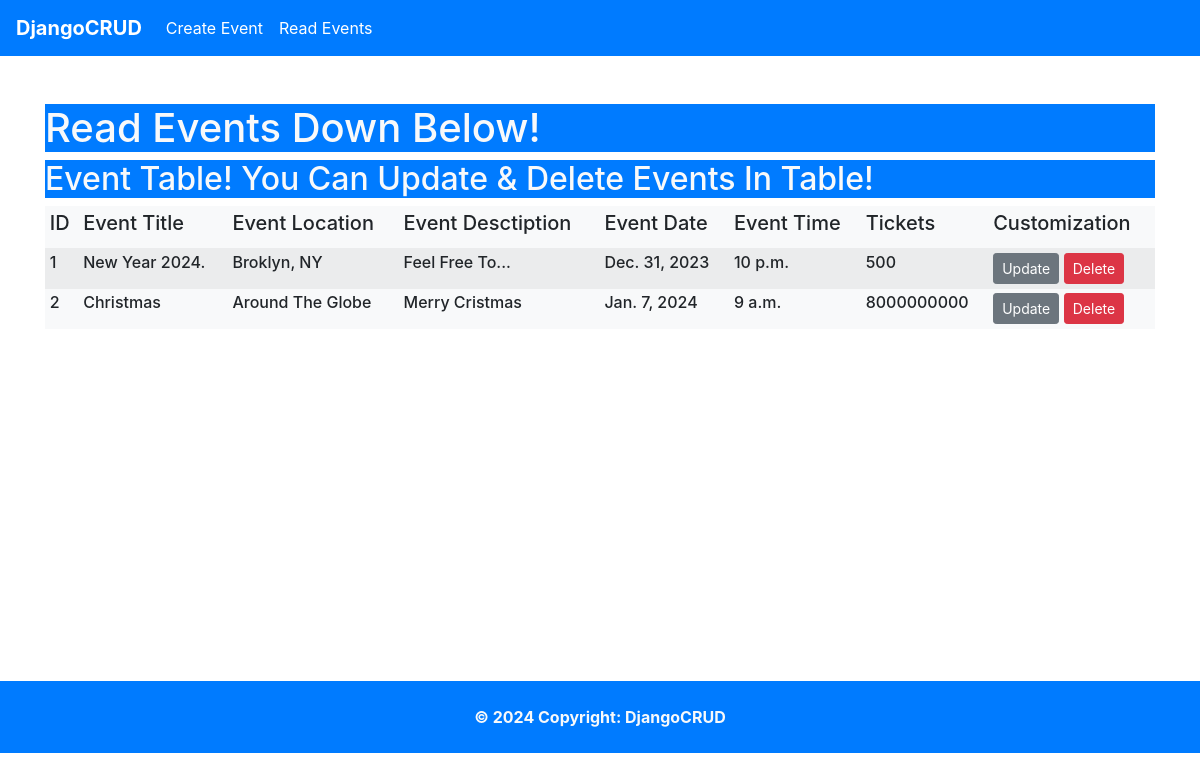
Before: /read_event with the older database file.
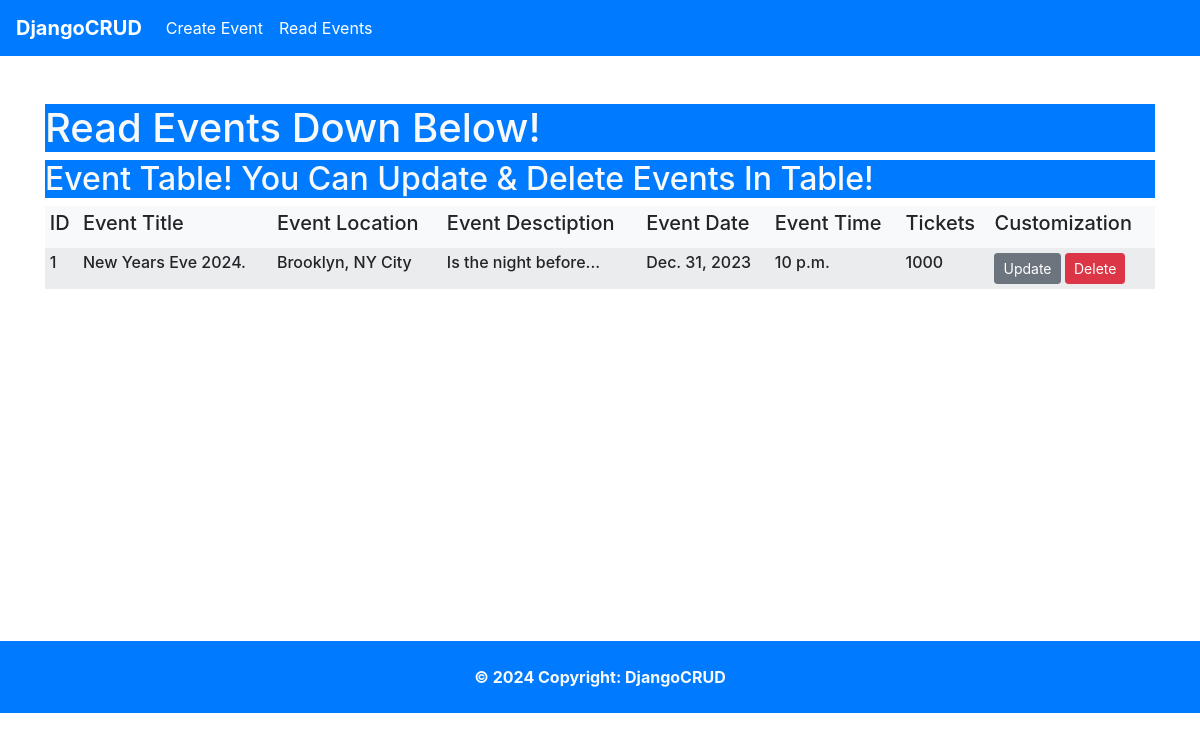
After: the same page with the newer database file.
### app/models.py (models this page shows, shortened)
class Event(models.Model):
	title = models.CharField(max_length=20)
	location = models.CharField(max_length=20)
	description = models.TextField(max_length=25)
	date = models.DateField(max_length=15)
	time = models.TimeField(max_length=15)
	tickets = models.IntegerField()

### app/views.py (the view)
# urls.py: path("read_event", views.read_event, name="read_event"),
def read_event(request):
	event = Event.objects.all()
	return render(request, "read_event.html", {"event": event})

### app/templates/read_event.html (shortened to what this page needs)
{% extends "base.html" %}
{% load static %}
{% block content %}
<!DOCTYPE html>
<html>
  <head>
  </head>
  <body>
    <div class="container"><br/><br/>
      <h1 class="text bg-primary text-light">Read Events Down Below!</h1>
      <h2 class="text bg-primary text-light">Event Table! You Can Update & Delete Events In Table!</h2>
      <table class="table bg-light table-sm table-borderless table-hover table-striped">
        <thead>
          <tr>
            <th scope="col"><h5>ID</h5></th>
            <th scope="col"><h5>Event Title</h5></th>
            <th scope="col"><h5>Event Location</h5></th>
            <th scope="col"><h5>Event Desctiption</h5></th>
            <th scope="col"><h5>Event Date</h5></th>
            <th scope="col"><h5>Event Time</h5></th>
            <th scope="col"><h5>Tickets</h5></th>
            <th scope="col"><h5>Customization</h5></th>
          </tr>
        </thead>
        <tbody>
          {% for event in event %}
          <tr>
            <th scope="row"><h6>{{ event.id }}</h6></th>
            <td><h6>{{ event.title }}</h6></td>
            <td><h6>{{ event.location }}</h6></td>
            <td><h6>{{ event.description }}</h6></td>
            <td><h6>{{ event.date }}</h6></td>
            <td><h6>{{ event.time }}</h6></td>
            <td><h6>{{ event.tickets }}</h6></td>
            <td><a href="{% url 'update_event' event.id %}" class="btn btn-sm btn-secondary">Update</a>&nbsp<a href="{% url 'delete_event' event.id %}" class="btn btn-sm btn-danger">Delete</a></td>
          </tr>
          {% endfor %}
        </tbody>
      </table>
      <br/><br/><br/><br/>
      <br/><br/><br/><br/>
    </div>
  </body>
</html>
{% endblock %}

Changed rows visible on the page:
removed Event: id "2", title "Christmas", location "Around The Globe", description "Merry Cristmas", date "Jan. 7, 2024", time "9 a.m.", tickets "8000000000"
changed Event id 1: title "New Year 2024." → "New Years Eve 2024."; location "Broklyn, NY" → "Brooklyn, NY City"; description "Feel Free To..." → "Is the night before..."; tickets "500" → "1000"
